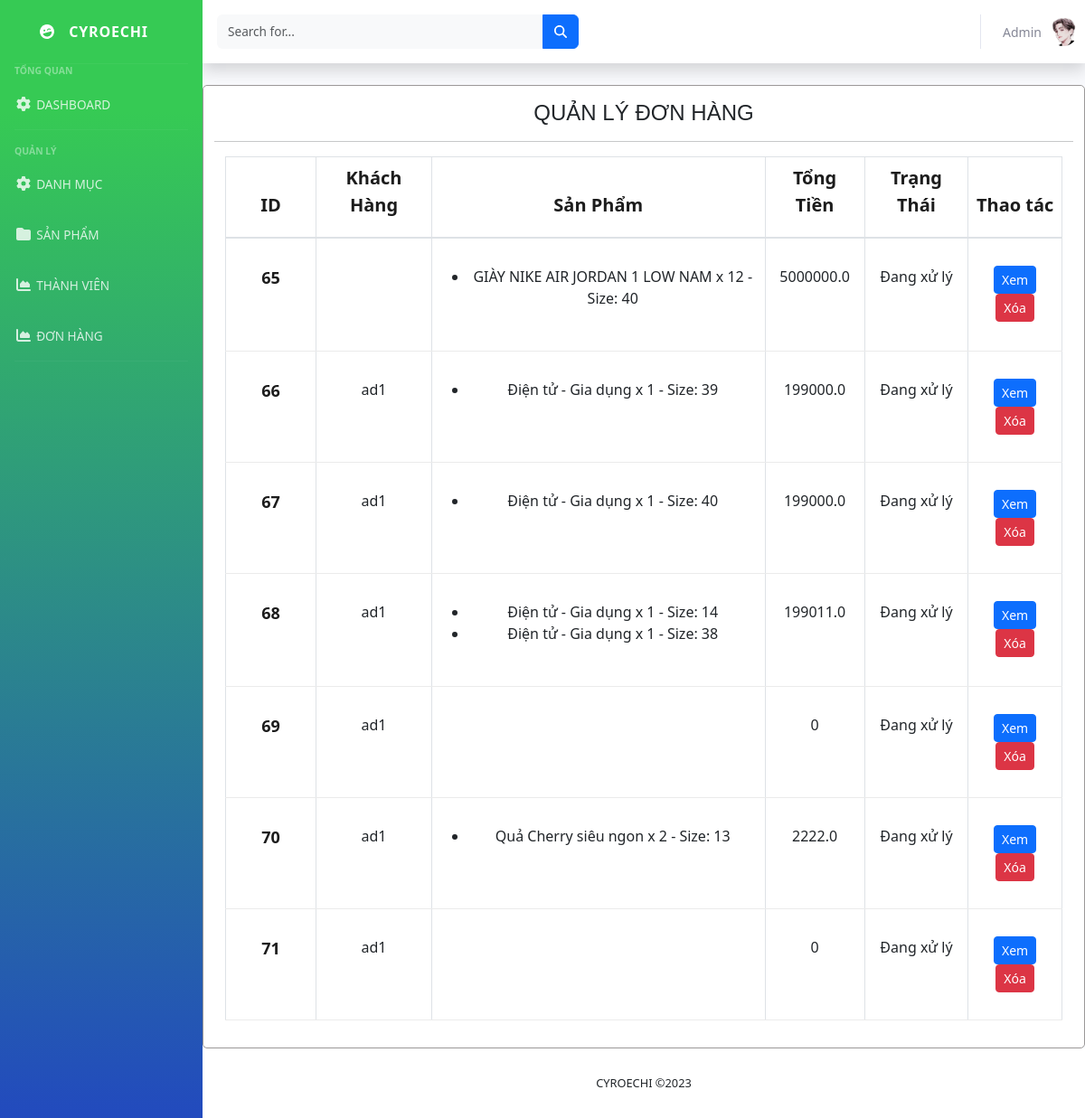
Page /manageorder/ (signed in) on the committed database.
### app/models.py (models this page shows, shortened)
class Order(models.Model):
    customer = models.ForeignKey(User, on_delete=models.SET_NULL, null=True, blank=True)
    address = models.ForeignKey(Adress, on_delete=models.SET_NULL, null=True, blank=True)
    date_order = models.DateTimeField(auto_now_add=True)
    complete = models.BooleanField(default=False, null=True, blank=False)
    transaction_id = models.CharField(max_length=200, null=True)
    @property
    def get_cart_total(self):
        orderitems = self.orderitem_set.all()
        total = sum([item.get_total for item in orderitems])
        return total

class OrderItem(models.Model):
    product = models.ForeignKey(Product, on_delete=models.SET_NULL, null=True, blank=True)
    order = models.ForeignKey(Order, on_delete=models.SET_NULL, null=True, blank=True)
    quantity = models.IntegerField(default=0, null=True, blank=True)
    size = models.IntegerField(default=0,null=True, blank=True)
    total = models.FloatField(default=0)
    date_added = models.DateTimeField(auto_now_add=True)
    @property
    def get_total(self):
        return self.total

class Product(models.Model):
    name = models.CharField(max_length=200, null=True)
    category = models.ManyToManyField(Category, related_name='product_category')
    price = models.IntegerField(default=0)
    price_sale = models.DecimalField(max_digits=10, decimal_places=2, default=0.0)
    describe = models.CharField(max_length=300, null=True)
    digital = models.BooleanField(default=False, null=True, blank=False)
    image = models.ImageField(null=True, blank=True)
    unit = models.CharField(max_length=50, null=True, blank=True)

### app/python/admin/manage_order.py (the view)
# urls.py: path('manageorder/', views.manageorder, name="manageorder"),
def manageorder(request):
    orders = Order.objects.all()
    context = {'orders': orders}
    return render(request, 'admin/manageorder.html', context)

### app/templates/admin/manageorder.html
{% extends 'admin/manage.html' %}
{% load static %}
{% block blog-order %}
    <div style="border: 1px solid #9b9898; border-radius: 5px" class="container mt-4 bg-white">
        <h4 class="text-center mt-3">QUẢN LÝ ĐƠN HÀNG</h4>
        <hr>
        <section class="mt-3">
            <div class="container">
                <div class="row">
                    <div class="col-lg-12">
                        <div class="shoping__cart__table">
                            <table class="table table-bordered ">
                                <thead>
                                <tr>
                                    <th>ID</th>
                                    <th>Khách Hàng</th>
                                    <th> Sản Phẩm</th>
                                    <th>Tổng Tiền</th>
                                    <th>Trạng Thái</th>
                                    <th>Thao tác</th>
                                </tr>
                                </thead>
                                <tbody>
                                {% for order in orders %}
                                    <tr>
                                        <td class="shoping__cart__price">
                                            {{ order.id }}
                                        </td>
                                        <td>
                                            {{ order.customer.username }}
                                        </td>
                                        <td>
                                            <ul>
                                                {% for item in order.orderitem_set.all %}
                                                    <li>{{ item.product.name }} x {{ item.quantity }} -
                                                        Size: {{ item.size }}</li>
                                                {% endfor %}
                                            </ul>
                                        </td>
                                        <td>
                                            {{ order.get_cart_total }}
                                        </td>
                                        <td>
                                            Đang xử lý
                                        </td>
                                        <td>
                                            <a style="" href="{% url 'viewmanageorder' %}?id={{ order.id }}"
                                               class="btn btn-primary btn-sm">Xem</a>
                                            <a href="{% url 'deletemanageorder' %}?id={{ order.id }}"
                                               class="btn btn-danger btn-sm">Xóa</a>
                                        </td>
                                    </tr>
                                {% endfor %}
                                </tbody>
                            </table>
                        </div>
                    </div>
                </div>
            </div>
        </section>
    </div>
{% endblock blog-order %}

### app/static/app/css/style.css (style rules this page uses)
html, body { height: 100%; font-family: "Cairo", sans-serif; -webkit-font-smoothing: antialiased; font-smoothing: antialiased; }
h1, h2, h3, h4, h5, h6 { margin: 0; color: #111111; font-weight: 400; font-family: "Cairo", sans-serif; }
h4 { font-size: 24px; }
ul, ol { padding: 0; margin: 0; }
.shoping__cart__table { margin-bottom: 30px; }
.shoping__cart__table table { width: 100%; text-align: center; }
.shoping__cart__table table thead tr { border-bottom: 1px solid #ebebeb; }
.shoping__cart__table table thead th { font-size: 20px; font-weight: 700; color: #1c1c1c; padding-bottom: 20px; }
.shoping__cart__table table tbody tr td { padding-top: 30px; padding-bottom: 30px; border-bottom: 1px solid #ebebeb; }
.shoping__cart__table table tbody tr td.shoping__cart__price { font-size: 18px; color: #1c1c1c; font-weight: 700; width: 100px; }
@media only screen and (min-width: 1200px) { .container { max-width: 1170px; } }

### rows in the picture
Order: id "65", get_cart_total "5000000.0"
OrderItem: product.name "GIÀY NIKE AIR JORDAN 1 LOW NAM", quantity "12", size "40"
Order: id "66", customer.username "ad1", get_cart_total "199000.0"
OrderItem: product.name "Điện tử - Gia dụng", quantity "1", size "39"
Order: id "67", customer.username "ad1", get_cart_total "199000.0"
OrderItem: product.name "Điện tử - Gia dụng", quantity "1", size "40"
Order: id "68", customer.username "ad1", get_cart_total "199011.0"
OrderItem: product.name "Điện tử - Gia dụng", quantity "1", size "14"
OrderItem: product.name "Điện tử - Gia dụng", quantity "1", size "38"
Order: id "69", customer.username "ad1", get_cart_total "0"
Order: id "70", customer.username "ad1", get_cart_total "2222.0"
OrderItem: product.name "Quả Cherry siêu ngon", quantity "2", size "13"
Order: id "71", customer.username "ad1", get_cart_total "0"
